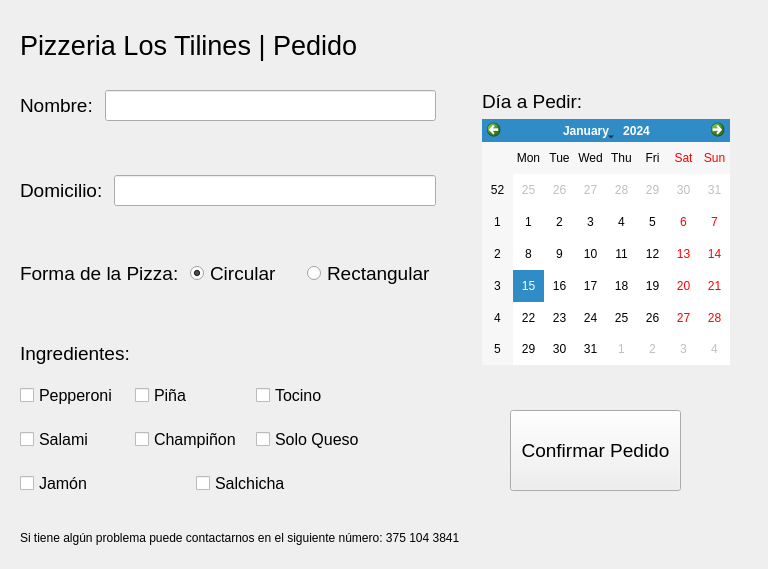
<?xml version="1.0" encoding="UTF-8"?>
<ui version="4.0">
 <class>MainWindow</class>
 <widget class="QMainWindow" name="MainWindow">
  <property name="geometry">
   <rect>
    <x>0</x>
    <y>0</y>
    <width>768</width>
    <height>569</height>
   </rect>
  </property>
  <property name="windowTitle">
   <string>MainWindow</string>
  </property>
  <widget class="QWidget" name="centralwidget">
   <widget class="QPushButton" name="btn_confirm">
    <property name="geometry">
     <rect>
      <x>510</x>
      <y>410</y>
      <width>171</width>
      <height>81</height>
     </rect>
    </property>
    <property name="font">
     <font>
      <pointsize>14</pointsize>
     </font>
    </property>
    <property name="text">
     <string>Confirmar Pedido</string>
    </property>
   </widget>
   <widget class="QLabel" name="textTitulo">
    <property name="geometry">
     <rect>
      <x>20</x>
      <y>10</y>
      <width>401</width>
      <height>71</height>
     </rect>
    </property>
    <property name="font">
     <font>
      <pointsize>20</pointsize>
     </font>
    </property>
    <property name="text">
     <string>Pizzeria Los Tilines | Pedido</string>
    </property>
   </widget>
   <widget class="QLabel" name="label_7">
    <property name="geometry">
     <rect>
      <x>20</x>
      <y>530</y>
      <width>451</width>
      <height>16</height>
     </rect>
    </property>
    <property name="text">
     <string>Si tiene algún problema puede contactarnos en el siguiente número: 375 104 3841</string>
    </property>
   </widget>
   <widget class="QWidget" name="layoutWidget">
    <property name="geometry">
     <rect>
      <x>20</x>
      <y>90</y>
      <width>877</width>
      <height>275</height>
     </rect>
    </property>
    <layout class="QHBoxLayout" name="horizontalAll">
     <item>
      <layout class="QVBoxLayout" name="verticalInfo">
       <item>
        <layout class="QHBoxLayout" name="horizontalLayout_2">
         <item>
          <widget class="QLabel" name="label_3">
           <property name="font">
            <font>
             <pointsize>14</pointsize>
            </font>
           </property>
           <property name="text">
            <string>Nombre: </string>
           </property>
          </widget>
         </item>
         <item>
          <widget class="QLineEdit" name="txt_name">
           <property name="font">
            <font>
             <pointsize>14</pointsize>
            </font>
           </property>
          </widget>
         </item>
        </layout>
       </item>
       <item>
        <spacer name="verticalSpacer">
         <property name="orientation">
          <enum>Qt::Vertical</enum>
         </property>
         <property name="sizeHint" stdset="0">
          <size>
           <width>20</width>
           <height>18</height>
          </size>
         </property>
        </spacer>
       </item>
       <item>
        <layout class="QHBoxLayout" name="horizontalLayout_3">
         <item>
          <widget class="QLabel" name="label_4">
           <property name="font">
            <font>
             <pointsize>14</pointsize>
            </font>
           </property>
           <property name="text">
            <string>Domicilio: </string>
           </property>
          </widget>
         </item>
         <item>
          <widget class="QLineEdit" name="txt_address">
           <property name="font">
            <font>
             <pointsize>14</pointsize>
            </font>
           </property>
          </widget>
         </item>
        </layout>
       </item>
       <item>
        <spacer name="verticalSpacer_2">
         <property name="orientation">
          <enum>Qt::Vertical</enum>
         </property>
         <property name="sizeHint" stdset="0">
          <size>
           <width>20</width>
           <height>18</height>
          </size>
         </property>
        </spacer>
       </item>
       <item>
        <layout class="QHBoxLayout" name="horizontalLayout">
         <item>
          <widget class="QLabel" name="label_2">
           <property name="font">
            <font>
             <pointsize>14</pointsize>
            </font>
           </property>
           <property name="text">
            <string>Forma de la Pizza: </string>
           </property>
          </widget>
         </item>
         <item>
          <widget class="QRadioButton" name="radBtnCircular">
           <property name="font">
            <font>
             <pointsize>14</pointsize>
            </font>
           </property>
           <property name="text">
            <string>Circular</string>
           </property>
           <property name="checked">
            <bool>true</bool>
           </property>
          </widget>
         </item>
         <item>
          <widget class="QRadioButton" name="radBtnRectangular">
           <property name="font">
            <font>
             <pointsize>14</pointsize>
            </font>
           </property>
           <property name="text">
            <string>Rectangular</string>
           </property>
          </widget>
         </item>
        </layout>
       </item>
       <item>
        <spacer name="verticalSpacer_3">
         <property name="orientation">
          <enum>Qt::Vertical</enum>
         </property>
         <property name="sizeHint" stdset="0">
          <size>
           <width>20</width>
           <height>18</height>
          </size>
         </property>
        </spacer>
       </item>
       <item>
        <widget class="QLabel" name="label_6">
         <property name="font">
          <font>
           <pointsize>14</pointsize>
          </font>
         </property>
         <property name="text">
          <string>Ingredientes: </string>
         </property>
        </widget>
       </item>
      </layout>
     </item>
     <item>
      <spacer name="horizontalSpacer">
       <property name="orientation">
        <enum>Qt::Horizontal</enum>
       </property>
       <property name="sizeType">
        <enum>QSizePolicy::Fixed</enum>
       </property>
       <property name="sizeHint" stdset="0">
        <size>
         <width>40</width>
         <height>20</height>
        </size>
       </property>
      </spacer>
     </item>
     <item>
      <layout class="QFormLayout" name="formCalendario">
       <item row="0" column="0">
        <widget class="QLabel" name="label_5">
         <property name="font">
          <font>
           <pointsize>14</pointsize>
          </font>
         </property>
         <property name="text">
          <string>Día a Pedir: </string>
         </property>
        </widget>
       </item>
       <item row="1" column="0">
        <widget class="QCalendarWidget" name="calendarWidget"/>
       </item>
      </layout>
     </item>
    </layout>
   </widget>
   <widget class="QWidget" name="layoutWidget">
    <property name="geometry">
     <rect>
      <x>20</x>
      <y>370</y>
      <width>346</width>
      <height>141</height>
     </rect>
    </property>
    <layout class="QGridLayout" name="gridIngredientes">
     <item row="0" column="0" colspan="2">
      <widget class="QCheckBox" name="boxPepperoni">
       <property name="font">
        <font>
         <pointsize>12</pointsize>
        </font>
       </property>
       <property name="text">
        <string>Pepperoni</string>
       </property>
      </widget>
     </item>
     <item row="0" column="2" colspan="2">
      <widget class="QCheckBox" name="boxPina">
       <property name="font">
        <font>
         <pointsize>12</pointsize>
        </font>
       </property>
       <property name="text">
        <string>Piña</string>
       </property>
      </widget>
     </item>
     <item row="2" column="0" colspan="3">
      <widget class="QCheckBox" name="boxJamon">
       <property name="font">
        <font>
         <pointsize>12</pointsize>
        </font>
       </property>
       <property name="text">
        <string>Jamón</string>
       </property>
      </widget>
     </item>
     <item row="2" column="3" colspan="3">
      <widget class="QCheckBox" name="boxSalchicha">
       <property name="font">
        <font>
         <pointsize>12</pointsize>
        </font>
       </property>
       <property name="text">
        <string>Salchicha</string>
       </property>
      </widget>
     </item>
     <item row="1" column="0" colspan="2">
      <widget class="QCheckBox" name="boxSalami">
       <property name="font">
        <font>
         <pointsize>12</pointsize>
        </font>
       </property>
       <property name="text">
        <string>Salami</string>
       </property>
      </widget>
     </item>
     <item row="1" column="2" colspan="2">
      <widget class="QCheckBox" name="boxMushroom">
       <property name="font">
        <font>
         <pointsize>12</pointsize>
        </font>
       </property>
       <property name="text">
        <string>Champiñon</string>
       </property>
      </widget>
     </item>
     <item row="1" column="4" colspan="2">
      <widget class="QCheckBox" name="boxQueso">
       <property name="font">
        <font>
         <pointsize>12</pointsize>
        </font>
       </property>
       <property name="text">
        <string>Solo Queso</string>
       </property>
      </widget>
     </item>
     <item row="0" column="4" colspan="2">
      <widget class="QCheckBox" name="boxTocino">
       <property name="font">
        <font>
         <pointsize>12</pointsize>
        </font>
       </property>
       <property name="text">
        <string>Tocino</string>
       </property>
      </widget>
     </item>
    </layout>
   </widget>
  </widget>
 </widget>
 <resources/>
 <connections/>
</ui>
